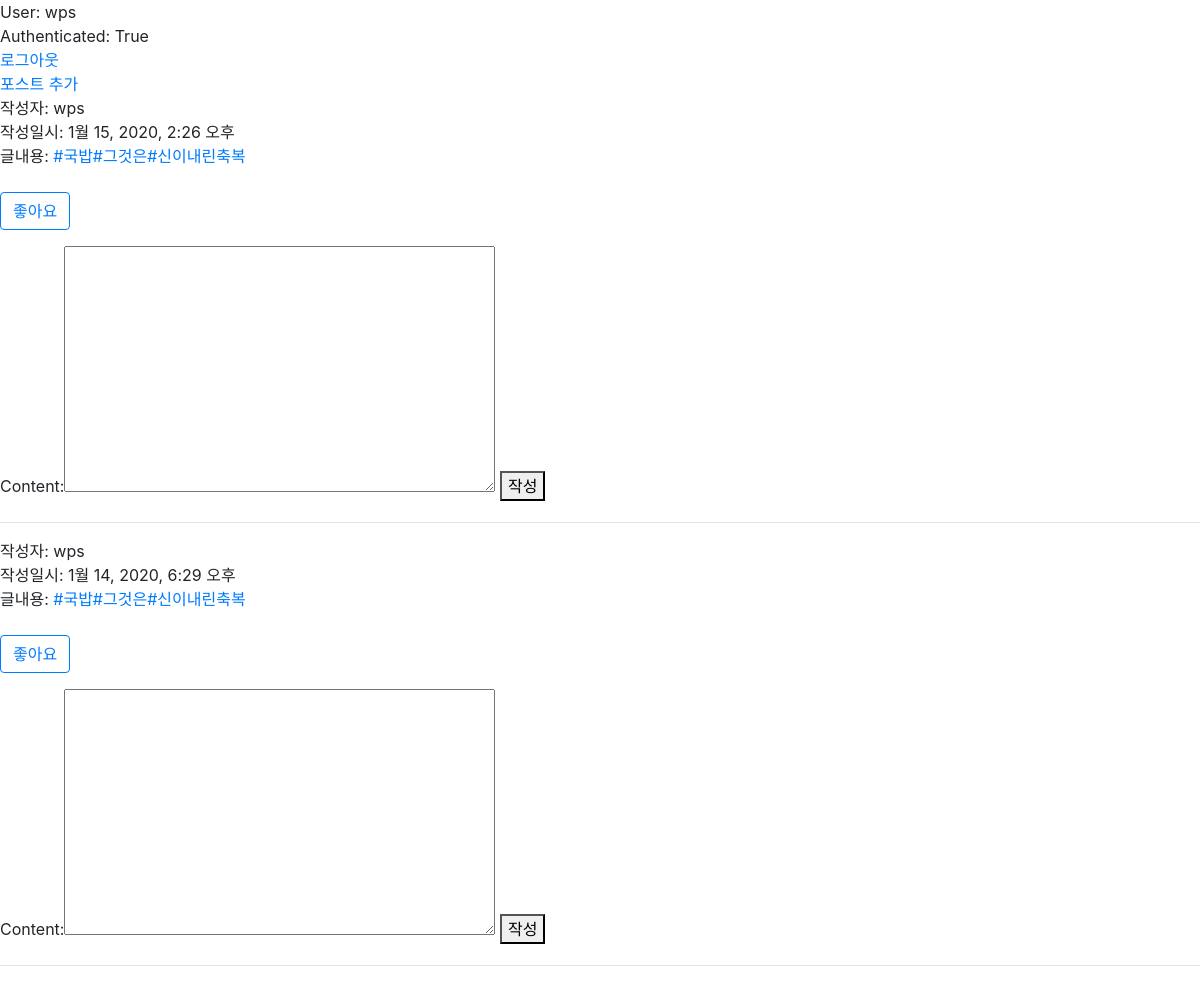
/explore/tags/국밥/ (signed in), run on the app's committed database.
### members/models.py (models this page shows)
class User(AbstractUser):
    img_profile = models.ImageField('프포필이미지', blank=True, upload_to='users/')
    name = models.CharField('이름', max_length=100)

### posts/models.py (models this page shows, shortened)
class Post(models.Model):
    TAG_PATTERN = re.compile(r'#(\w+)')
    """
    인스타그램의 포스팅
    """
    author = models.ForeignKey(User, on_delete=models.CASCADE)
    content = models.TextField(blank=True)
    content_html = models.TextField(blank=True)
    like_users = models.ManyToManyField(User, through='PostLike', related_name='like_post_set')
    created = models.DateTimeField(auto_now_add=True)
    tags = models.ManyToManyField(
        'Tag', verbose_name='해시태그 목록', related_name='posts', blank=True
    )

### posts/views.py (the view)
# urls.py: path('explore/tags/<str:tag>/', post_list_by_tag, name='post=list-by-tag'),
def post_list_by_tag(request, tag):
    posts = Post.objects.filter(tags__name__iexact=tag).order_by('-pk')
    comment_form = CommentCreateForm()
    context = {
        'posts': posts,
        'comment_form': comment_form,
    }
    return render(request, 'posts/post-list.html', context)

### posts/forms.py (shortened to what this page needs)
class CommentCreateForm(forms.Form):
    content = forms.CharField(
        max_length=10,
        widget=forms.Textarea()
    )

### templates/posts/post-list.html (shortened to what this page needs)
{% extends 'base.html' %}
{% block content %}
    <div>User: {{ request.user }}</div>
    <div>Authenticated: {{ request.user.is_authenticated }}</div>
    <div>
        <a href="{% url 'members:logout' %}">로그아웃</a>
    </div>
    <div>
        <a href="{% url 'posts:post-create' %}">포스트 추가</a>
    </div>
    {% for post in posts %}
        <div>작성자: {{ post.author }}</div>
        <div>작성일시: {{ post.created }}</div>
        <div>글내용: {{ post.content_html|safe }}</div>
        <div>
        </div>
        <form action="{% url 'posts:post-like' pk=post.pk %}" method="POST">
            {% if post in user.like_post_set.all %}
                <button class="btn btn-primary" type="submit">싫어용</button>
            {% else %}
                <button class="btn btn-outline-primary" type="submit">좋아요</button>
            {% endif %}
        </form>
        <div>
            <div>
                <form action="{% url 'posts:comment-create' post_pk=post.pk %}" method="POST">
                    {{ comment_form }}
                    <button type="submit">작성</button>
                </form>
            </div>
        </div>
        <hr>
    {% endfor %}
{% endblock %}

### data on the page
User: user "wps", user.is_authenticated "True"
Post: author "wps", created "1월 15, 2020, 2:26 오후", content_html "#국밥 #그것은 #신이내린축복", shows "좋아요"
Post: author "wps", created "1월 14, 2020, 6:29 오후", content_html "#국밥 #그것은 #신이내린축복", shows "좋아요"
